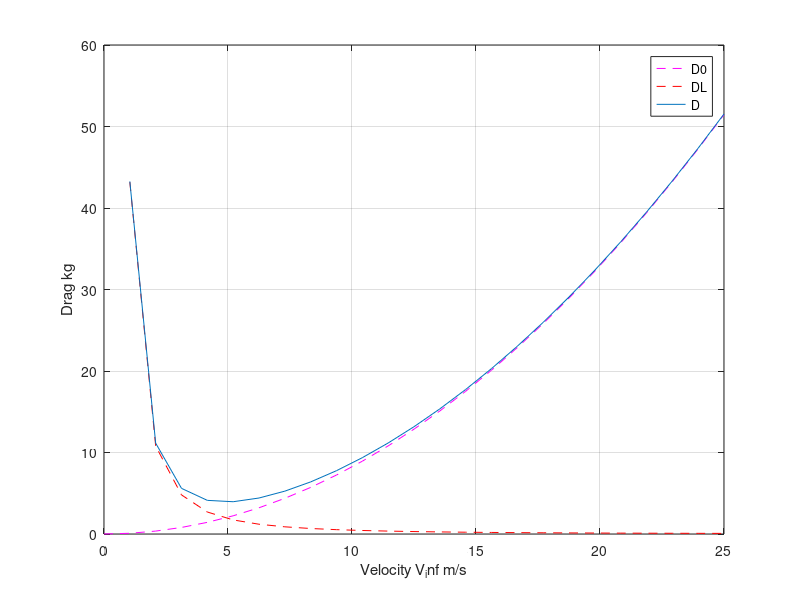

Write MATLAB code to recreate this figure.
% uavthrustrequired.m
%   First  edition : 07-Apr-2015 10:37:56
%   Lasted edition : 07-Apr-2015 10:37:56
%
% DESCRIPTION
%   This is the file calculating the thrust required.
%
% COPYRIGHT
%   Copyright 2015 UAV Laboratory, Dept. of Aerospace Engineering, Tamkang
%   University.
%
% AUTHOR INFORMATIONS
%   Chang, Wei-Chieh 
%    addischang1991@gmail.com
%   Huang,Kuan-Lin 
%     breakfastho@yahoo.com.tw
%   Liu, Yu-Lin 
%     lightning.539418@gmail.com

% Clear the command window and data.
clear;clc;clf;

rho_inf = 1.2133;
V_inf = linspace( 0, 25, 25 );
S = 0.8929;
b = 2.5;
CD_0 = 0.152;
e = 0.84;
W = 18.75;
AR = b^2 / S;
K_3 = 1 / ( pi * e * AR );
K_1 = (1/3) * K_3;
K = K_1 + K_3;
CL = W ./ ((1/2) * rho_inf .* V_inf.^2 * S);
CD = CD_0 + K * CL.^2;
D_0 = (1/2) * rho_inf .* V_inf.^2 * S .* CD_0;
D_L = (1/2) * rho_inf .* V_inf.^2 * S * K .* CL.^2;
D = D_0 + D_L;
[ a b ] = min(D)
plot( V_inf, D_0, '--m', V_inf, D_L, '--r', V_inf, D );
grid on
legend('D0','DL','D')
xlabel('Velocity V_inf m/s')
ylabel('Drag kg')


disp( [ ' Minimum darg is ' num2str( a ) '(N) at ' num2str( V_inf( 1, b ) ) '(m/s). ' ]  )
